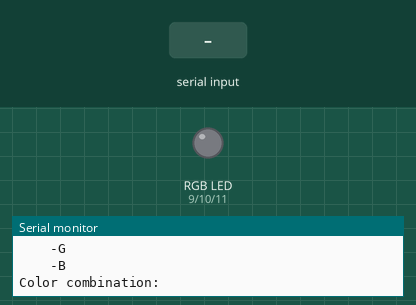
The sketch below on a simulated Arduino Uno, built with avr-gcc and run on an emulated ATmega328P. Shown: an RGB LED mixed from three pins (HIGH = lit), the last lines printed to the serial monitor. The test bench sets the inputs (shaded band).

Above: at 1.2 s.
1.3 s: "R" received over Serial
At 2.2 s:
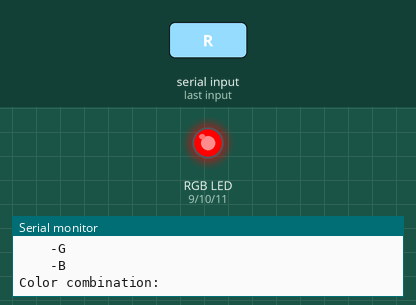
2.8 s: "G" received over Serial
At 3.4 s:
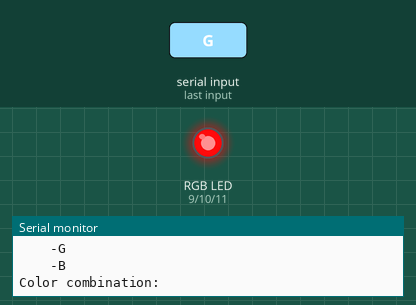
4.3 s: "B" received over Serial
At 5.5 s:
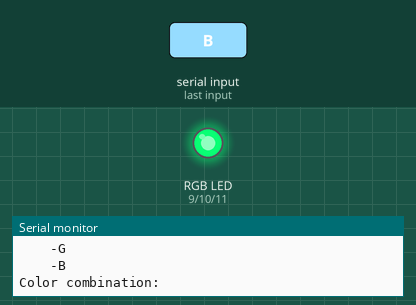
5.8 s: "R" received over Serial
At 6.9 s:
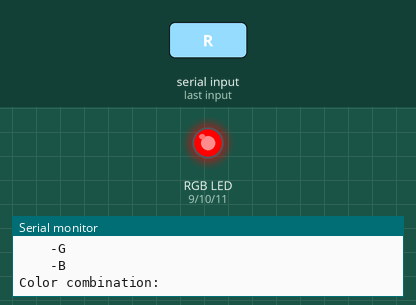
7.3 s: "G" received over Serial
At 8.0 s:
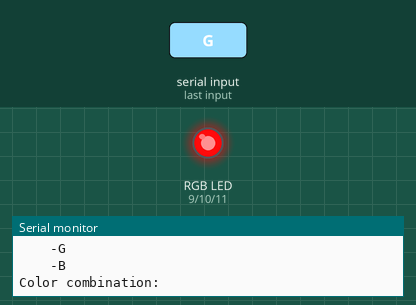
Timing chart, 0 to 9.8 s (numbered marks = the images above; inputs shaded):
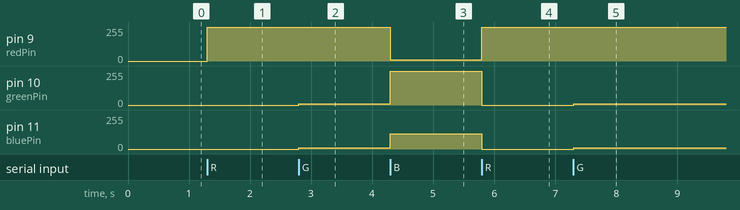

Measured:
- after the input at 1.3 s, pin 9 (redPin): 0/255 → 255/255 at once
- after the input at 2.8 s, pin 10 (greenPin): 0/255 → 10/255 at once; pin 11 (bluePin): 0/255 → 11/255 at once
- after the input at 4.3 s, pin 9 (redPin): 255/255 → 9/255 at once; pin 10 (greenPin): 10/255 → 255/255 at once; pin 11 (bluePin): 11/255 → 116/255 at once
- after the input at 5.8 s, pin 9 (redPin): 9/255 → 255/255 at once; pin 10 (greenPin): 255/255 → 0/255 at once; pin 11 (bluePin): 116/255 → 0/255 at once
- after the input at 7.3 s, pin 10 (greenPin): 0/255 → 10/255 at once; pin 11 (bluePin): 0/255 → 11/255 at once

The sketch:

level-4.ino
```cpp
//   ________________________________________________________________________
//  /  Name: Kyler Visser              Level 4            Date:  2023-09-21  \
//  |                                                                        |
//  |                                Description                             |
//  |                                                                        |
//  |   This program utalizes an RGB LED and the serial line. The program    |
//  |  will ask for a color to display to the user then it will display the  |
//  |   selected color however if the color entered is wrong or invaild we   |
//  |                      will not accept the input.                        |
//  \________________________________________________________________________/

//  ------------------------
//    Initalize vairables.
//  ------------------------
int redPin = 9;
int bluePin = 11;
int greenPin = 10;
bool sent = false;
int displayTime = 500;

//  ----------------------------
//    Initalize RGB structure.
//  ----------------------------
struct rgbColor {
    int R;
    int G;
    int B;
};

//  -------------------------------
//    Initalize RGB color values.
//  -------------------------------
rgbColor colors[] = {
    {255, 0, 0},        // Red
    {0, 255, 0},        // Green
    {0, 0, 255},        // Blue
};

//  ------------------------------------
//    Initalize Acceptable RGB inputs.
//  ------------------------------------
char colorLetters[] = {
    'R',
    'G',
    'B',
};

//  ------------------------------
//    Set pins and initalize the
//         Serial monitor.
//  ------------------------------
void setup() {
    Serial.begin(9600);
    pinMode(redPin, OUTPUT);
    pinMode(bluePin, OUTPUT);
    pinMode(greenPin, OUTPUT);
}

//  ----------------------
//    Main program loop.
//  ----------------------
void loop() {
    ask();
    while (Serial.available() > 0) {
        int incomingByte = Serial.read();
        switch (incomingByte) {
            case 'R':
                RGB(colors[0].R, colors[0].G, colors[0].B);
                break;

            case 'G':
                RGB(colors[3].R, colors[3].G, colors[3].B);
                break;

            case 'B':
                RGB(colors[4].R, colors[4].G, colors[4].B);
                break;

            default:
                Serial.println("Unrecognized color.");
                break;
        }
        delay(displayTime);
        sent = false;
    }

}

//  -----------------------------
//    Ask user what color combo
//           they want.
//  -----------------------------
void ask() {
    if (!sent) {
        Serial.println("Enter a combination of the following colors to be displayed:");
        for (int i=0; i<sizeof(colorLetters); i++) {
            Serial.print("    -");
            Serial.println(colorLetters[i]);
        }
        Serial.println("Color combination: ");
        sent = true;
    }
}

//  --------------------------------
//    Display RGB code on the LED.
//  --------------------------------
void RGB(int R, int G, int B) {
    analogWrite(redPin, R);
    analogWrite(greenPin, G);
    analogWrite(bluePin, B);
}
```
